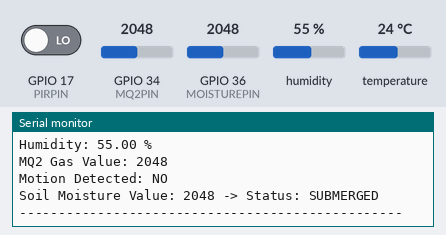
A sketch run on a simulated ESP32. Shown: the last lines printed to the serial monitor. Inputs (shaded band) come from the test bench; at power-on: GPIO 36 (MOISTUREPIN) = 2048, GPIO 17 (PIRPIN) LOW, humidity 55 %, GPIO 34 (MQ2PIN) = 2048, temperature 24 °C. WiFi joins after 1.5 s; servers stay silent unless stated; random numbers use the default seed unless the sketch sets one; no MQTT or app messages arrive unless stated.

Above: at 4.7 s.
4.8 s: GPIO 36 (MOISTUREPIN) set to 4040
At 6.2 s:
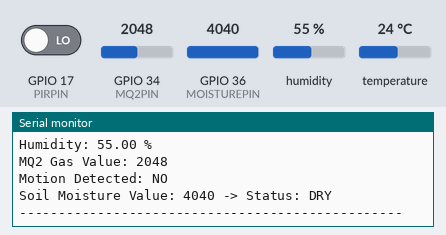
9.0 s: GPIO 17 (PIRPIN) driven HIGH
13.0 s: humidity set to 22 %
At 14.9 s:
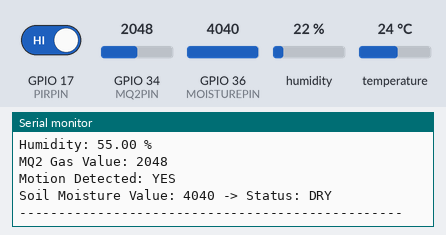
15.7 s: GPIO 34 (MQ2PIN) set to 1960
18.4 s: temperature set to 12 °C
21.1 s: GPIO 36 (MOISTUREPIN) set to 3972
At 22.3 s:
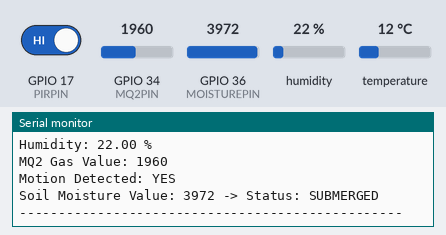

The sketch:

123123.ino
```cpp
#include <WiFi.h>
#include <WiFiClientSecure.h>
#include <PubSubClient.h>
#include <DHT.h>

// --- WiFi Credentials ---
const char* ssid = "MRSP WIFI";         // Replace with your WiFi Name
const char* password = "MRSP@NUMOA2026"; // Replace with your WiFi Password

// --- HiveMQTT Credentials ---
const char* mqtt_server = "92cb9acce1604fac9799f6d34d8770d6.s1.eu.hivemq.cloud";
const int mqtt_port = 8883;
const char* mqtt_user = "ellamae";
const char* mqtt_password = "Ellamae2004";

// --- Pin Definitions ---
#define DHTPIN 16         // Standard digital pin for DHT11
#define DHTTYPE DHT11     // Specify DHT 11

#define PIRPIN 17         // Standard digital pin for PIR sensor
#define MQ2PIN 34         // Input-Only analog pin for MQ2
#define MOISTUREPIN 36    // Input-Only analog pin for Moisture sensor

// --- Threshold Definitions ---
// Note: Adjust this value! Most sensors read HIGH (e.g., 4000+) in air
// and LOW (e.g., < 1500) in water. Test your specific sensor to find the sweet spot.
const int WATER_THRESHOLD = 4000;

// --- Initialize Objects ---
DHT dht(DHTPIN, DHTTYPE);
WiFiClientSecure espClient;
PubSubClient client(espClient);

// Timer variable to replace delay()
unsigned long lastMsg = 0;

void setup_wifi() {
  delay(10);
  Serial.println();
  Serial.print("Connecting to WiFi: ");
  Serial.println(ssid);

  WiFi.begin(ssid, password);

  while (WiFi.status() != WL_CONNECTED) {
    delay(500);
    Serial.print(".");
  }

  Serial.println("");
  Serial.println("WiFi connected!");
  Serial.print("IP address: ");
  Serial.println(WiFi.localIP());
}

void reconnect() {
  // Loop until we're reconnected to the broker
  while (!client.connected()) {
    Serial.print("Attempting MQTT connection...");
    // Create a random client ID
    String clientId = "ESP32Client-";
    clientId += String(random(0, 0xffff), HEX);

    // Attempt to connect with User and Password
    if (client.connect(clientId.c_str(), mqtt_user, mqtt_password)) {
      Serial.println("connected to HiveMQ!");
    } else {
      Serial.print("failed, rc=");
      Serial.print(client.state());
      Serial.println(" trying again in 5 seconds");
      // Wait 5 seconds before retrying
      delay(5000);
    }
  }
}

void setup() {
  Serial.begin(115200);
  Serial.println("ESP32 Sensor Initialization...");

  // Initialize Sensors
  dht.begin();
  pinMode(PIRPIN, INPUT);
  pinMode(MQ2PIN, INPUT);
  pinMode(MOISTUREPIN, INPUT);

  // Setup WiFi and MQTT
  setup_wifi();

  // Important: Skip certificate validation for quick setup on port 8883
  espClient.setInsecure();

  client.setServer(mqtt_server, mqtt_port);

  // Allow sensors a moment to warm up
  delay(2000);
}

void loop() {
  // Ensure we stay connected to MQTT
  if (!client.connected()) {
    reconnect();
  }
  // Allow the MQTT client to process incoming messages and maintain its connection
  client.loop();

  // Non-blocking timer: Read sensors every 2 seconds (2000 ms)
  unsigned long now = millis();
  if (now - lastMsg > 2000) {
    lastMsg = now;

    // --- 1. Read and Publish DHT11 Sensor ---
    float humidity = dht.readHumidity();
    float temperature = dht.readTemperature();

    if (isnan(humidity) || isnan(temperature)) {
      Serial.println("Failed to read from DHT sensor!");
    } else {
      Serial.print("Temperature: "); Serial.print(temperature); Serial.println(" °C");
      Serial.print("Humidity: "); Serial.print(humidity); Serial.println(" %");

      // Publish to HiveMQ
      client.publish("sensors/temperature", String(temperature).c_str());

    }

    // --- 2. Read and Publish MQ2 Gas Sensor ---
    int mq2Value = analogRead(MQ2PIN);
    Serial.print("MQ2 Gas Value: "); Serial.println(mq2Value);
    client.publish("sensors/gas", String(mq2Value).c_str());

    // --- 3. Read and Publish PIR Motion Sensor ---
    int pirState = digitalRead(PIRPIN);
    Serial.print("Motion Detected: ");
    if (pirState == HIGH) {
      Serial.println("YES");
      client.publish("sensors/pir", "1"); // Sending 1 for motion
    } else {
      Serial.println("NO");
      client.publish("sensors/pir", "0"); // Sending 0 for no motion
    }

    // --- 4. Read and Publish Soil Moisture Sensor ---
    int moistureValue = analogRead(MOISTUREPIN);
    Serial.print("Soil Moisture Value: "); Serial.print(moistureValue);

    // Evaluate if the sensor is submerged based on the threshold
    if (moistureValue < WATER_THRESHOLD) {
      Serial.println(" -> Status: SUBMERGED");
      client.publish("sensors/moisture", "WET");
    } else {
      Serial.println(" -> Status: DRY");
      client.publish("sensors/moisture", "DRY");
    }

    Serial.println("-------------------------------------------------");
  }
}
```

Measured:
- after the input at 4.8 s, the serial monitor: prints a new line after 0.77 s (image 1)
- after the input at 21.1 s, the serial monitor: prints a new line after 0.48 s (image 3)
